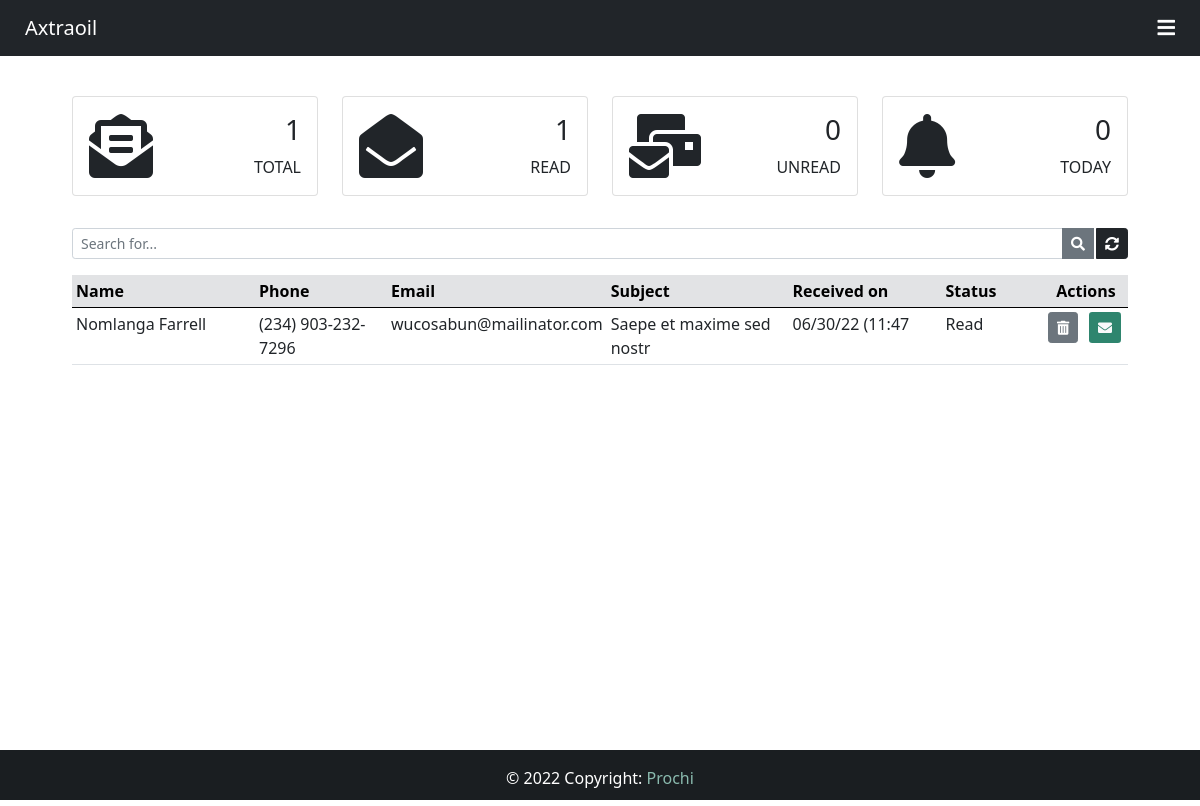
Page /inbox/ (signed in) on the earlier database version.
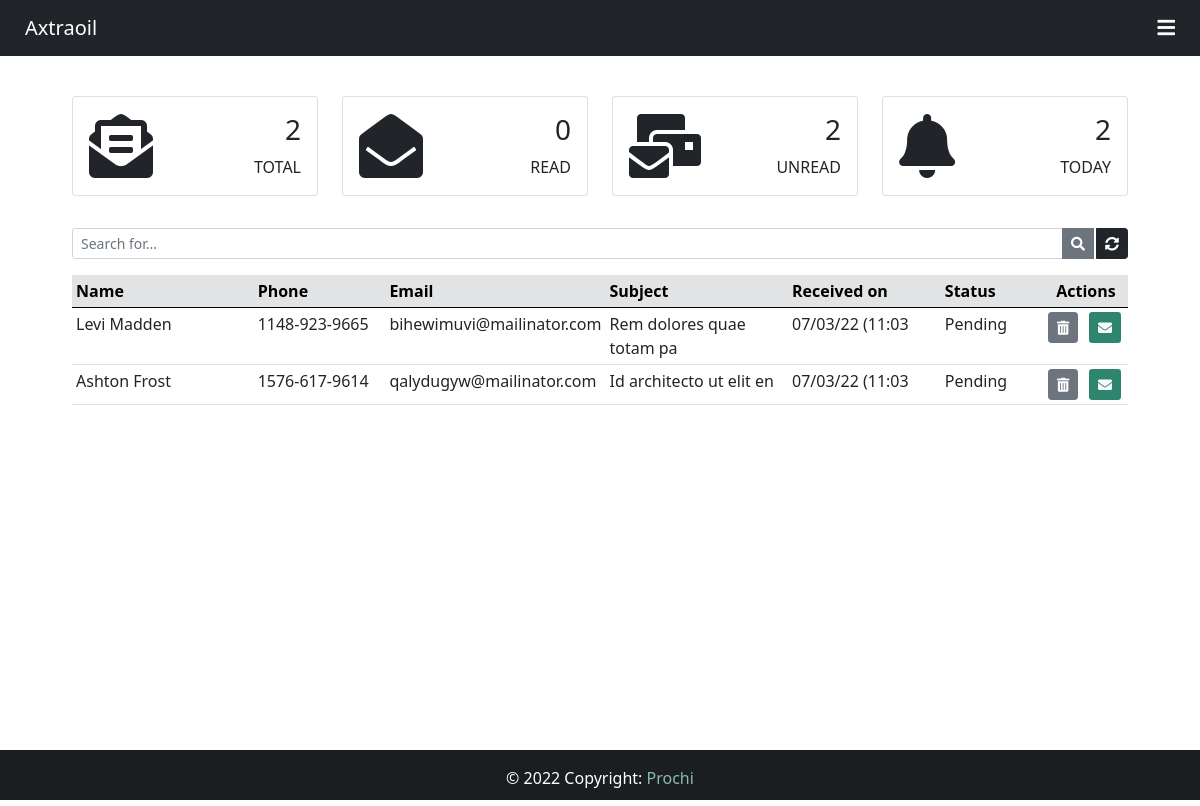
Same page on the later database version.
### App/models.py (models this page shows, shortened)
class Customer(models.Model):
    STATUS = (
        ('Pending', 'Pending'),
        ('Read', 'Read'),
    )
    id = models.AutoField(primary_key=True)
    name = models.CharField(max_length=40)
    phone = models.CharField(max_length=30)
    email = models.CharField(max_length=40)
    subject = models.CharField(max_length=25)
    message = models.TextField(max_length=1000)
    file = models.FileField()
    created_at = models.DateTimeField(auto_now_add=True)
    status = models.CharField(max_length=10, choices=STATUS)
    def situation(self):
        if self.status == 'Read':
            return format_html('<span style="color: black">{0}</span>', self.status)
        else:
            return format_html('<span style="color: red">{0}</span>', self.status)
    situation.allow_tags = True

### App/views.py (the view)
# urls.py: path('inbox/', views.inbox, name="inbox"),
@login_required(login_url="login")
@cache_control(no_cache=True, must_revalidate=True, no_store=True)
def inbox(request):
    if 'q' in request.GET:
        q = request.GET['q']
        all_customer_list = Customer.objects.filter(
            Q(name__icontains=q) | Q(phone__icontains=q) |
            Q(email=q) | Q(subject__icontains=q) |
            Q(message__icontains=q) | Q(status__icontains=q)
        ).order_by('-created_at')
    else:
        all_customer_list = Customer.objects.all().order_by('-created_at')
    paginator = Paginator(all_customer_list, 5)
    page = request.GET.get('page')
    all_customer = paginator.get_page(page)
    total = Customer.objects.all().count()
    read = Customer.objects.filter(status='Read')
    pending = Customer.objects.filter(status='Pending')
    base = datetime.now().date()
    today = Customer.objects.filter(created_at__gt = base)
    return render(request, "inbox.html", {'customers':all_customer,
    "total":total, "read":read, "pending":pending, "today":today})

### App/templates/inbox.html (shortened to what this page needs)
{% extends 'base.html' %}
{% block content %}
<br>
<div class="container-fluid mt-3" style="width: 90%;">
    <div id="dashboard" class="hidee">
        {% include 'dashboard/dashboard.html' %}
    </div>
    <br>
    <form action="" id="global-search" class="hidee">
        <div class="input-group input-group-sm mb-3">
            <input type="text" name="q" class="form-control input-sm" placeholder="Search for..."
                value="{{ request.GET.q }}">
            <button class="btn btn-secondary" title="Search"><i class="fas fa-search"></i></button>
            <a href="{% url 'inbox' %}" class="btn btn-dark" style="margin-left: 2px;" title="Refresh"><i
                    class="fas fa-sync-alt"></i></a>
        </div>
    </form>
    <div class="col-lg-12 hidee">
        <div style="margin-top: 5px;">
            <table class="table table-sm">
                <thead class="table-secondary">
                    <tr>
                        <th style="width: 18%;">Name</th>
                        <th style="width: 13%;">Phone</th>
                        <th style="width: 18%;">Email</th>
                        <th style="width: 18%;">Subject</th>
                        <th style="width: 15%;">Received on</th>
                        <th style="width: 10%;">Status</th>
                        <th style="width: 8%; text-align: center;" colspan="2">Actions</th>
                    </tr>
                </thead>
                {% for customer in customers %}
                <tr>
                    <td>{{ customer.name }}</td>
                    <td>{{ customer.phone }}</td>
                    <td>{{ customer.email }}</td>
                    <td>{{ customer.subject }}</td>
                    <td>{{ customer.created_at | date:'m/d/y (H:i' }}</td>
                    <td>{{ customer.status }}</td>
                    <td>
                        <button class="btn btn-secondary btn-sm btn-action" title="Delete message">
                            <i class="fas fa-trash-alt"></i>
                        </button>
                    </td>
                    <td>
                        <button class="btn text-light btn-sm btn-action" title="Read message" style="background-color: #2e856e;">
                            <i class="fas fa-envelope"></i>
                        </button>
                    </td>
                </tr>
                {% endfor %}
            </table>
        </div>
    </div>
</div>
</div>
{% endblock content %}

### App/templates/base.html (shortened to what this page needs)
{% load static %}
<!DOCTYPE html>
<html lang="en">
<head>
    <link href="https://cdn.jsdelivr.net/npm/bootstrap@5.0.2/dist/css/bootstrap.min.css" rel="stylesheet"
>
    <link rel="stylesheet" href="https://cdnjs.cloudflare.com/ajax/libs/font-awesome/5.15.4/css/all.min.css"
 />
    <link href='https://unpkg.com/boxicons@2.1.2/css/boxicons.min.css' rel='stylesheet'>
    <link href={% static "css/style.css" %} rel='stylesheet'>
</head>
<body>
    <div class="wrapper">
        <header>
            <nav class="navbar navbar-expand-lg navbar-dark bg-dark">
                <div class="col-sm">
                    <a href="{% url 'home' %}" class="navbar-brand flex-grow-1" style="color: #fff; margin-left: 25px">
                        {% block nav-content %}
                        <span class="align-middle">Axtraoil</span>
                        {% endblock nav-content %}
                    </a>
                </div>
                <div class="col-sm">
                    <a class="navbar-brand flex-grow-1" id="btn-nav" data-bs-toggle="offcanvas"
                        data-bs-target="#offcanvasRight" aria-controls="offcanvasRight">
                        <i class="fas fa-bars"></i>
                    </a>
                </div>
            </nav>
        </header>
        {% block content %}{% endblock content %}
    <footer class="bg-dark text-center text-lg-start" id="footer" style="color: #fff;">
        <div class="text-center p-3" style="background-color: rgba(0, 0, 0, 0.2);">
            &copy; {% now "Y" %} Copyright:
            <a href="https://github.com/preciousimo" class="text-light" style="text-decoration: none;">
                <span style="color:#8abaae;">Prochi</span>
            </a>
        </div>
    </footer>
</body>
</html>

### App/templates/dashboard/dashboard.html
<div class="row">
    {% include 'dashboard/total.html' %}
    {% include 'dashboard/read.html' %}
    {% include 'dashboard/unread.html' %}
    {% include 'dashboard/today.html' %}
</div>

### App/templates/dashboard/total.html
{% extends 'dashboard/baseDash.html' %}
{% block icon %}<i class="fas fa-envelope-open-text fa-4x"></i>{% endblock icon %}
{% block value %} {{ total }} {% endblock value %}
{% block dash-title %}TOTAL{% endblock dash-title %}

### App/templates/dashboard/baseDash.html
<div class="col-xl-3 col-sm-6 col-6 mb-2">
    <div class="card">
        <div class="card-body">
            <div class="d-flex justify-content-between">
                <div class="align-self-center">
                    {% block icon %} {% endblock icon %}
                </div>
                <div class="text-end">
                    <h3>{% block value %} {% endblock value %}</h3>
                    <p class="mb-0">{% block dash-title %} {% endblock dash-title %}</p>
                </div>
            </div>
        </div>
    </div>
</div>

### App/templates/dashboard/read.html
{% extends 'dashboard/baseDash.html' %}
{% block icon %}<i class="fas fa-envelope-open fa-4x"></i>{% endblock icon %}
{% block value %} {{ read.count }} {% endblock value %}
{% block dash-title %}READ{% endblock dash-title %}

### App/templates/dashboard/unread.html
{% extends 'dashboard/baseDash.html' %}
{% block icon %}<i class="fas fa-mail-bulk fa-4x"></i>{% endblock icon %}
{% block value %} {{ pending.count }} {% endblock value %}
{% block dash-title %}UNREAD{% endblock dash-title %}

### App/templates/dashboard/today.html
{% extends 'dashboard/baseDash.html' %}
{% block icon %}<i class="fas fa-bell fa-4x"></i>{% endblock icon %}
{% block value %} {{ today.count }} {% endblock value %}
{% block dash-title %}TODAY{% endblock dash-title %}

### App/templates/modals/message.html (shortened to what this page needs)
{% extends 'modals/baseModal.html' %}

### App/static/css/style.css (style rules this page uses)
html, body { height: 100%; margin: 0; max-width: 100%; overflow: hidden; }
.wrapper { min-height: 100%; margin-bottom: -50px; }
#footer, .push { height: 50px; }
#btn-nav { float: right; margin-right: 25px; color: #fff; cursor: pointer; }

Differences in the rows shown:
removed Customer: name "Nomlanga Farrell", phone "(234) 903-232-7296", email "wucosabun@mailinator.com", subject "Saepe et maxime sed nostr", created_at "06/30/22 (11:47", status "Read"
added Customer: name "Levi Madden", phone "1148-923-9665", email "bihewimuvi@mailinator.com", subject "Rem dolores quae totam pa", created_at "07/03/22 (11:03", status "Pending"
added Customer: name "Ashton Frost", phone "1576-617-9614", email "qalydugyw@mailinator.com", subject "Id architecto ut elit en", created_at "07/03/22 (11:03", status "Pending"
Other differences:
{{ total }}: "1" → "2"
{{ read.count }}: "1" → "0"
{{ pending.count }}: "0" → "2"
{{ today.count }}: "0" → "2"
